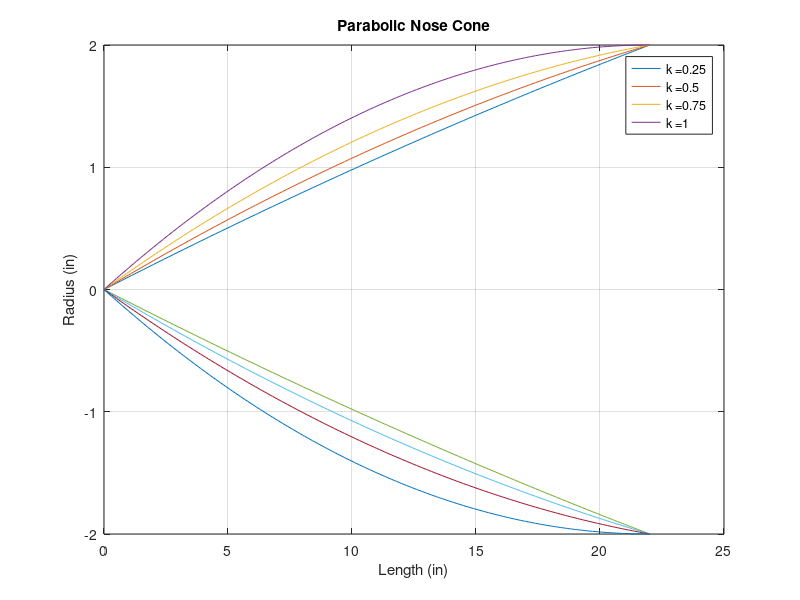
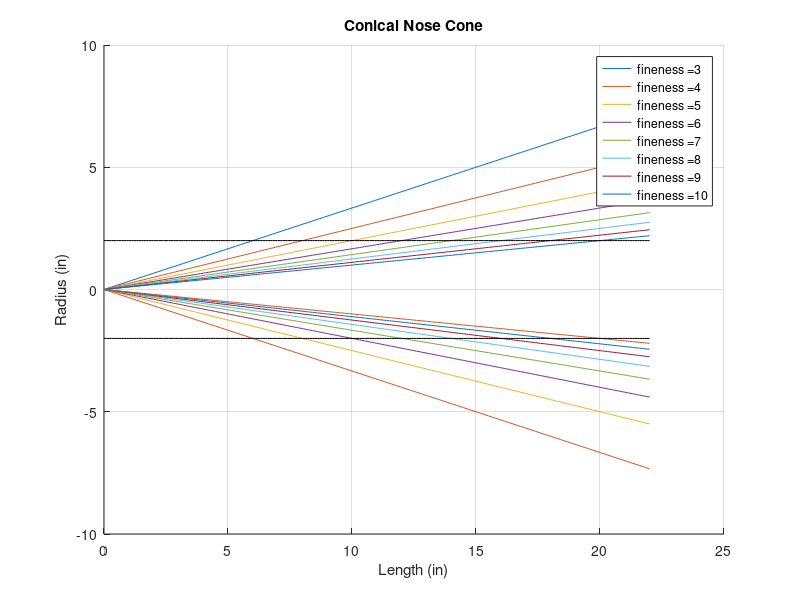

These figures' MATLAB source, in order:
% Nose Cone Designs
% Ian Gomez, 11/1/16
clc; clear;


% Parabolic
k = .25:0.25:1;
R = 2;  % in
L_parabola = 22; % in

x = 0:.1:L_parabola;
for i = 1:length(k)
    for j = 1:length(x)
        y_parabola(i,j) = R.*((2.*(x(j)./L_parabola)-k(i).*(x(j)./L_parabola).^2)./(2-k(i)));
    end
end

% Conic 
fineness = 3:10;
L_cone = fineness.*R;
m = R./L_cone;

for i = 1:length(fineness)
    for j = 1:length(x)
        y_cone(i,j) = m(i).*x(j);
    end
end

%% Plotting

figure(1)
set(gcf,'color','w');
plot(x,y_parabola,x,-y_parabola)
xlabel('Length (in)')
ylabel('Radius (in)')
title('Parabolic Nose Cone')
grid on 

for i = 1:length(k)
   leg{i} = strcat('k = ',num2str(k(i))); 
end
legend(leg)

OR = -2.*ones(1,length(x));
figure(2); hold on
set(gcf,'color','w');
plot(x,y_cone,x,-y_cone)
plot(x,OR,'k',x,-OR,'k')
xlabel('Length (in)')
ylabel('Radius (in)')
title('Conical Nose Cone')
grid on 

for i = 1:length(fineness)
   leg2{i} = strcat('fineness = ',num2str(fineness(i))); 
end
legend(leg2)
